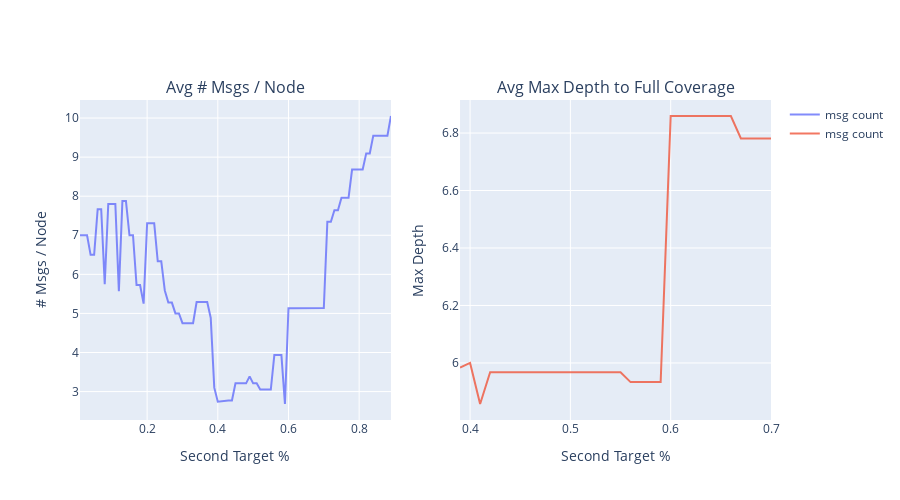

Notebook source saved alongside this figure:
### Code cell
import numpy as np

S = 1000
N = 27
X = 0.01 # 1st message
Z = 2/3 # Shrinkage

map_to_msg_count = defaultdict()
map_to_depth_count = defaultdict()

for Y in np.arange(X, 
0.9, 0.01):
    print("Y:", Y)
    single_iteration(Y, S, N, X, Y, Z, map_to_msg_count, map_to_depth_count)

plot(map_to_msg_count, map_to_depth_count, "Second Target %")

### Figure 1 — Plotly figure (JSON) as saved in the notebook; plotly's stock layout.template omitted (floating-point values rounded to 4 significant figures)
{"data": [{"name": "msg count", "opacity": 0.8, "type": "scatter", "x": [0.01, 0.02, 0.03, 0.04, 0.05, 0.06, 0.07, 0.08, 0.09, 0.1, 0.11, 0.12, 0.13, 0.14, 0.15, 0.16, 0.17, 0.18, 0.19, 0.2, 0.21, 0.22, 0.23, 0.24, 0.25, 0.26, 0.27, 0.28, 0.29, 0.3, 0.31, 0.32, 0.33, 0.34, 0.35, 0.36, 0.37, 0.38, 0.39, 0.4, 0.41, 0.42, 0.43, 0.44, 0.45, 0.46, 0.47, 0.48, 0.49, 0.5, 0.51, 0.52, 0.53, 0.54, 0.55, 0.56, 0.57, 0.58, 0.59, 0.6, 0.61, 0.62, 0.63, 0.64, 0.65, 0.66, 0.67, 0.68, 0.69, 0.7, 0.71, 0.72, 0.73, 0.74, 0.75, 0.76, 0.77, 0.78, 0.79, 0.8, 0.81, 0.82, 0.83, 0.84, 0.85, 0.86, 0.87, 0.88, 0.89], "xaxis": "x", "y": [7, 7, 7, 6.5, 6.5, 7.667, 7.667, 5.75, 7.8, 7.8, 7.8, 5.571, 7.875, 7.875, 7, 7, 5.727, 5.727, 5.25, 7.308, 7.308, 7.308, 6.333, 6.333, 5.588, 5.278, 5.278, 5, 5, 4.75, 4.75, 4.75, 4.75, 5.292, 5.292, 5.292, 5.292, 4.885, 3.1, 2.739, 2.75, 2.773, 2.773, 2.773, 3.211, 3.211, 3.211, 3.211, 3.389, 3.211, 3.211, 3.05, 3.05, 3.05, 3.05, 3.933, 3.933, 3.933, 2.682, 5.13, 5.13, 5.13, 5.13, 5.13, 5.13, 5.13, 5.136, 5.136, 5.136, 5.136, 7.346, 7.346, 7.64, 7.64, 7.958, 7.958, 7.958, 8.682, 8.682, 8.682, 8.682, 9.095, 9.095, 9.55, 9.55, 9.55, 9.55, 9.55, 10.05], "yaxis": "y"}, {"name": "msg count", "opacity": 0.8, "type": "scatter", "x": [0.39, 0.4, 0.41, 0.42, 0.43, 0.44, 0.45, 0.46, 0.47, 0.48, 0.49, 0.5, 0.51, 0.52, 0.53, 0.54, 0.55, 0.56, 0.57, 0.58, 0.59, 0.6, 0.61, 0.62, 0.63, 0.64, 0.65, 0.66, 0.67, 0.68, 0.69, 0.7], "xaxis": "x2", "y": [5.984, 6, 5.857, 5.968, 5.968, 5.968, 5.968, 5.968, 5.968, 5.968, 5.968, 5.968, 5.968, 5.968, 5.968, 5.968, 5.968, 5.933, 5.933, 5.933, 5.933, 6.859, 6.859, 6.859, 6.859, 6.859, 6.859, 6.859, 6.781, 6.781, 6.781, 6.781], "yaxis": "y2"}], "layout": {"annotations": [{"font": {"size": 16}, "showarrow": false, "text": "Avg # Msgs / Node", "x": 0.225, "xanchor": "center", "xref": "paper", "y": 1, "yanchor": "bottom", "yref": "paper"}, {"font": {"size": 16}, "showarrow": false, "text": "Avg Max Depth to Full Coverage", "x": 0.775, "xanchor": "center", "xref": "paper", "y": 1, "yanchor": "bottom", "yref": "paper"}], "height": 500, "xaxis": {"anchor": "y", "domain": [0, 0.45], "title": {"text": "Second Target %"}}, "xaxis2": {"anchor": "y2", "domain": [0.55, 1], "title": {"text": "Second Target %"}}, "yaxis": {"anchor": "x", "domain": [0, 1], "title": {"text": "# Msgs / Node"}}, "yaxis2": {"anchor": "x2", "domain": [0, 1], "title": {"text": "Max Depth"}}}}
